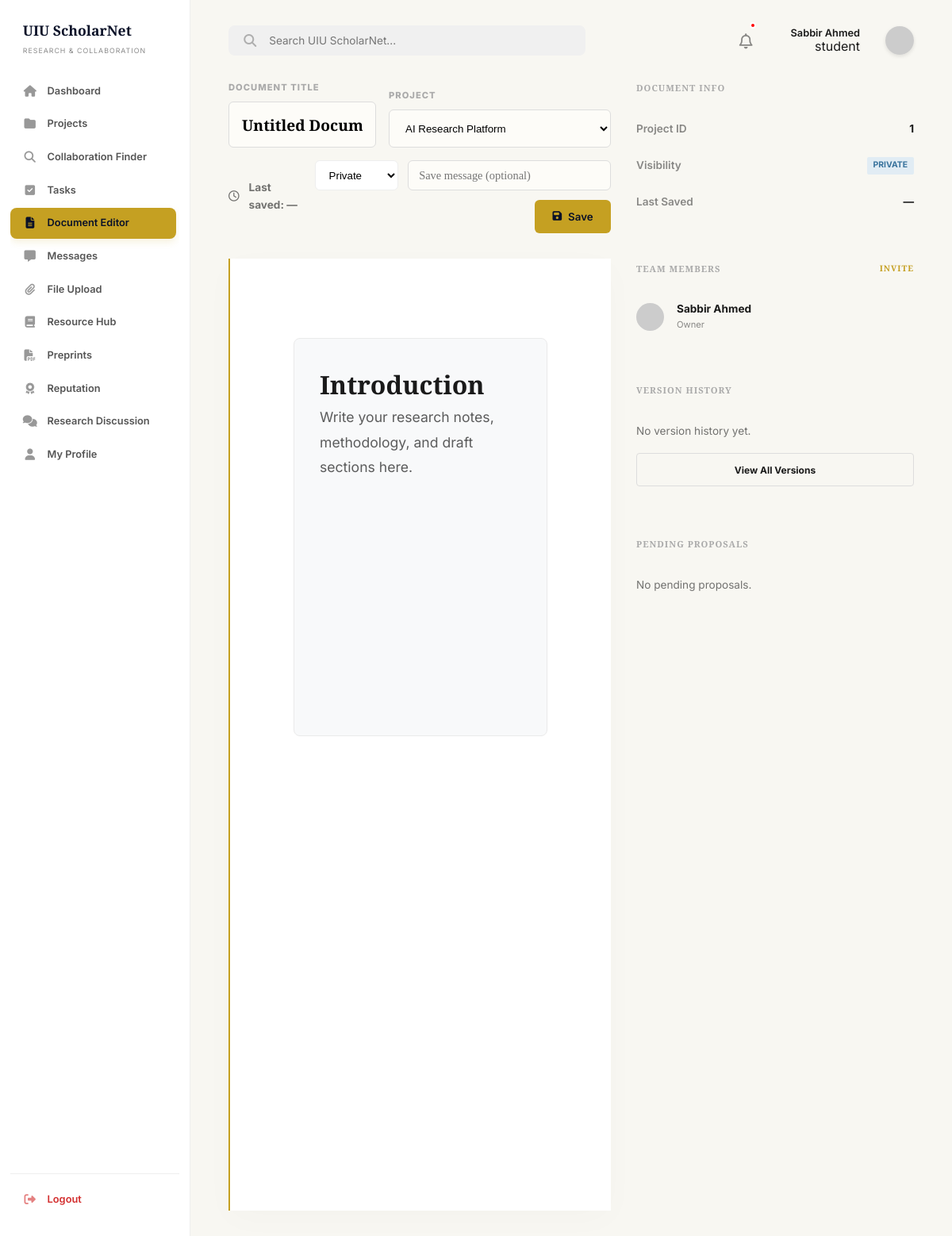
The page /dashboard/document_editor.php?project_id=1 (signed in) on the database its author committed.
### tables this page shows
CREATE TABLE IF NOT EXISTS users (
    id INT AUTO_INCREMENT PRIMARY KEY,
    full_name VARCHAR(100) NOT NULL,
    email VARCHAR(100) UNIQUE NOT NULL,
    password VARCHAR(255) NOT NULL,
    role ENUM('student', 'faculty', 'admin') DEFAULT 'student',
    is_verified TINYINT(1) DEFAULT 1,
    account_status ENUM('active', 'banned') DEFAULT 'active',
    department VARCHAR(100),
    interests TEXT,
    skills TEXT,
    points INT DEFAULT 0,
    reputation INT DEFAULT 0,
    last_active_at TIMESTAMP NULL DEFAULT NULL,
    created_at TIMESTAMP DEFAULT CURRENT_TIMESTAMP
);

### includes/auth_check.php (called while the page is built, shortened)
<?php
require_once('db_connect.php');
$user_id = (int)$_SESSION['user_id'];
$stmt = $conn->prepare("SELECT * FROM users WHERE id = ?");
$stmt->bind_param("i", $user_id);
$stmt->execute();
$user_result = $stmt->get_result();
$user_data = $user_result->fetch_assoc();
?>

### includes/db_connect.php (called while the page is built, shortened)
<?php
$host = getenv('DB_HOST') ?: "127.0.0.1";
$user = getenv('DB_USER') ?: "root";
$pass = getenv('DB_PASS');
if ($pass === false) {
    $pass = "";
}
$dbname = getenv('DB_NAME') ?: "uiu_scholarnet";
$port = getenv('DB_PORT') ?: 3306;
$conn = mysqli_connect($host, $user, $pass, $dbname, $port);
mysqli_set_charset($conn, "utf8mb4");
function db_query($sql, $params = [], $types = "") {
    global $conn;
    $stmt = $conn->prepare($sql);
    if ($params) {
        $stmt->bind_param($types, ...$params);
    }
    if (!$stmt->execute()) {
        die("Query execution failed: " . $stmt->error);
    }
    $result = $stmt->get_result();
    if ($result === false && $stmt->field_count === 0) {
        return true;
    }
    return $result;
}
?>

### dashboard/document_editor.php (the view, shortened to what this page needs)
<?php
require_once('../includes/auth_check.php');
$initial_project_id = isset($_GET['project_id']) ? (int)$_GET['project_id'] : 0;
$projects_result = db_query("
    SELECT p.id, p.title
    FROM projects p
    LEFT JOIN project_members pm ON pm.project_id = p.id AND pm.user_id = ?
    WHERE p.creator_id = ? OR pm.role IN ('owner', 'editor')
    ORDER BY p.created_at DESC
", [$user_id, $user_id], "ii");
$doc = [
    'id' => 0,
    'project_id' => $initial_project_id,
    'title' => 'Untitled Document',
    'content' => '',
    'visibility' => 'private',
    'updated_at' => null,
];
$is_locked = false;
$is_leader = false;
$team_members = [];
if ($doc['project_id'] > 0) {
    $cRes = db_query("SELECT u.id, u.full_name, 'owner' as role FROM users u JOIN projects p ON p.creator_id = u.id WHERE p.id = ?", [$doc['project_id']], "i");
    if ($cRes && $row = $cRes->fetch_assoc()) {
        $team_members[] = $row;
    }
}
$approved_versions = [];
$pending_proposals = [];
?>
<!DOCTYPE html>
<html lang="en">
<head>
    <link rel="stylesheet" href="https://cdnjs.cloudflare.com/ajax/libs/font-awesome/6.4.0/css/all.min.css">
    <link rel="stylesheet" href="../assets/css/style.css">
    <link rel="stylesheet" href="../assets/css/editor.css">
    <link rel="stylesheet" href="../assets/css/document_editor.css">
    <link href="https://cdn.quilljs.com/1.3.6/quill.snow.css" rel="stylesheet">
</head>
<body class="dashboard-page">
    <?php include('../includes/sidebar.php'); ?>
    <main class="main-content">
        <?php include('../includes/header.php'); ?>
        <div class="editor-layout">
            <div class="editor-container">
                <form action="../actions/save_document.php" method="POST" id="doc-form">
                    <div class="form-row-editor">
                        <div class="form-group-title">
                            <label class="label-small">DOCUMENT TITLE</label>
                            <input name="title" value="<?php echo htmlspecialchars((string)$doc['title']); ?>" class="input-editor">
                        </div>
                        <div class="form-group-project">
                            <label class="label-small">PROJECT</label>
                            <select name="project_id" required class="select-editor">
                                <?php while($p = $projects_result->fetch_assoc()): ?>
                                    <option value="<?php echo (int)$p['id']; ?>" <?php echo ((int)$doc['project_id'] === (int)$p['id']) ? 'selected' : ''; ?>>
                                        <?php echo htmlspecialchars($p['title']); ?>
                                    </option>
                                <?php endwhile; ?>
                            </select>
                        </div>
                    </div>
                    <div class="form-row-meta">
                        <div class="last-saved">
                            <i class="fa-regular fa-clock"></i>
                            <span>Last saved: <?php echo $doc['updated_at'] ? htmlspecialchars(date('M d, g:i A', strtotime($doc['updated_at']))) : '—'; ?></span>
                        </div>
                        <div class="meta-actions">
                            <select name="visibility" class="visibility-select" <?php echo $is_locked ? 'disabled' : ''; ?>>
                                <option value="private" <?php echo ($doc['visibility'] === 'private') ? 'selected' : ''; ?>>Private</option>
                            </select>
                            <input type="text" name="commit_message" placeholder="Save message (optional)" class="input-editor" style="flex: 1; min-width: 250px; padding: 0.6rem 0.8rem; font-size: 0.9rem; font-weight: 500;" <?php echo $is_locked ? 'disabled' : ''; ?>>
                            <button type="submit" class="btn btn-primary save-btn" <?php echo $is_locked ? 'disabled style="opacity: 0.5; cursor: not-allowed;"' : ''; ?>>
                                <?php if (!$is_leader && $doc['id'] > 0): ?>
                                    <i class="fa-solid fa-code-pull-request"></i> Propose Changes
                                <?php else: ?>
                                    <i class="fa-solid fa-floppy-disk"></i> Save
                                <?php endif; ?>
                            </button>
                        </div>
                    </div>
                <div class="editor-main editor-main-transparent">
                    <div class="editor-wrapper" style="padding: 0;">
                        <div id="quill-editor" style="min-height: 500px; padding: 2rem;">
                            <?php echo $doc['content'] !== '' ? $doc['content'] : "<h1>Introduction</h1><p>Write your research notes, methodology, and draft sections here.</p>"; ?>
                        </div>
                    </div>
                </div>
                </form>
            </div>
            <aside class="editor-sidebar">
                <section>
                    <h4>DOCUMENT INFO</h4>
                    <div class="info-item">
                        <span class="info-label">Project ID</span>
                        <span class="info-value"><?php echo $doc['project_id'] ? (int)$doc['project_id'] : '—'; ?></span>
                    </div>
                    <div class="info-item">
                        <span class="info-label">Visibility</span>
                        <span class="info-value info-value-badge"><?php echo strtoupper(htmlspecialchars((string)$doc['visibility'])); ?></span>
                    </div>
                    <div class="info-item">
                        <span class="info-label">Last Saved</span>
                        <span class="info-value"><?php echo $doc['updated_at'] ? htmlspecialchars(date('M d, g:i A', strtotime($doc['updated_at']))) : '—'; ?></span>
                    </div>
                </section>
                <section class="version-section">
                    <h4>TEAM MEMBERS <a href="#" class="invite-link">Invite</a></h4>
                    <div class="team-list">
                        <?php if (empty($team_members)): ?>
                            <p class="empty-text-sm">No project selected.</p>
                        <?php else: ?>
                            <?php foreach($team_members as $tm): ?>
                            <div class="team-member">
                                <img src="https://ui-avatars.com/api/?name=<?php echo urlencode($tm['full_name']); ?>&background=random&color=fff" class="team-member-img">
                                <div>
                                    <div class="team-member-name"><?php echo htmlspecialchars($tm['full_name']); ?></div>
                                    <div class="team-member-role"><?php echo ucfirst(htmlspecialchars($tm['role'])); ?></div>
                                </div>
                            </div>
                            <?php endforeach; ?>
                        <?php endif; ?>
                    </div>
                </section>
                <section class="version-history">
                    <h4>VERSION HISTORY</h4>
                    <?php if (empty($approved_versions)): ?>
                        <p class="empty-text-sm">No version history yet.</p>
                    <?php endif; ?>
                    <button class="btn btn-outline view-all-btn">View All Versions</button>
                </section>
                <section class="version-history">
                    <h4>PENDING PROPOSALS</h4>
                    <?php if (empty($pending_proposals)): ?>
                        <p class="empty-text-sm">No pending proposals.</p>
                    <?php endif; ?>
                </section>
            </aside>
        </div>
    </main>
</body>
</html>

### includes/header.php
<?php
if (!isset($pending_tasks) || !isset($collab_requests)) {
    $user_id = $_SESSION['user_id'] ?? 0;
    if ($user_id > 0 && isset($conn)) {
        if (!isset($pending_tasks)) {
            $pt_stmt = $conn->prepare("SELECT COUNT(*) as total FROM tasks WHERE assigned_to = ? AND status != 'done'");
            $pt_stmt->bind_param("i", $user_id);
            $pt_stmt->execute();
            $pending_tasks = (int)($pt_stmt->get_result()->fetch_assoc()['total'] ?? 0);
        }
        if (!isset($collab_requests)) {
            $cr_stmt = $conn->prepare("SELECT COUNT(*) as total FROM collaboration_applications ca JOIN collaboration_posts cp ON ca.post_id = cp.id WHERE cp.user_id = ? AND ca.status = 'pending'");
            $cr_stmt->bind_param("i", $user_id);
            $cr_stmt->execute();
            $collab_requests = (int)($cr_stmt->get_result()->fetch_assoc()['total'] ?? 0);
        }
        if (!isset($unread_notifications)) {
            $un_stmt = $conn->prepare("SELECT COUNT(*) as total FROM notifications WHERE user_id = ? AND is_read = 0");
            $un_stmt->bind_param("i", $user_id);
            $un_stmt->execute();
            $unread_notifications = (int)($un_stmt->get_result()->fetch_assoc()['total'] ?? 0);
        }
    }
}
?>
<header class="dash-header">
    <div class="search-container">
        <i class="fa-solid fa-magnifying-glass search-icon"></i>
        <input type="text" placeholder="Search UIU ScholarNet...">
    </div>
    <div class="header-actions flex-center-end">
        <?php if ((!isset($is_admin_panel) || !$is_admin_panel) && (!isset($is_admin_sidebar) || !$is_admin_sidebar)): ?>
        <a href="notifications.php" class="notification-icon text-inherit relative flex-center h-36px">
            <i class="fa-regular fa-bell header-icon text-1-2rem"></i>
            <?php if (($collab_requests ?? 0) > 0 || ($pending_tasks ?? 0) > 0 || ($unread_notifications ?? 0) > 0): ?>
                <span class="notification-dot notification-dot-header"></span>
            <?php endif; ?>
        </a>
        <?php endif; ?>
        <div class="flex-column-end">
            <span class="fw-600 text-0-8rem text-color-primary"><?php echo htmlspecialchars($user_data['full_name'] ?? 'User'); ?></span>
            <?php if (isset($user_data['role'])): ?>
                <?php if ($user_data['role'] === 'admin'): ?>
                    <span class="role-admin">ADMIN</span>
                <?php elseif ($user_data['role'] === 'faculty' && isset($user_data['is_verified']) && $user_data['is_verified']): ?>
                    <span class="role-faculty"><i class="fa-solid fa-circle-check"></i> FACULTY</span>
                <?php elseif ($user_data['role'] === 'faculty' && isset($user_data['is_verified']) && !$user_data['is_verified']): ?>
                    <span class="role-unverified">UNVERIFIED</span>
                <?php else: ?>
                    <span class="role-default"><?php echo htmlspecialchars($user_data['role']); ?></span>
                <?php endif; ?>
            <?php endif; ?>
        </div>
        <a href="profile.php" class="text-inherit flex-center">
            <img src="https://ui-avatars.com/api/?name=<?php echo urlencode($user_data['full_name'] ?? 'User'); ?>&background=0a1128&color=fff" alt="Avatar" class="avatar-header">
        </a>
    </div>
</header>

### rows shown on the page
users: full_name "Sabbir Ahmed", role "student", role "Owner"

### other values the page prints
$doc['project_id'] "1"
$doc['visibility'] "PRIVATE"
form field project_id "AI Research Platform"
